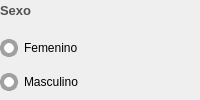
              <widget class="QFrame" name="espacio_sexo">
               <property name="styleSheet">
                <string notr="true">border:none;
background:none;</string>
               </property>
               <layout class="QVBoxLayout" name="espacio_para_input_sexo">
                <property name="spacing">
                 <number>0</number>
                </property>
                <property name="leftMargin">
                 <number>0</number>
                </property>
                <property name="topMargin">
                 <number>0</number>
                </property>
                <property name="rightMargin">
                 <number>0</number>
                </property>
                <property name="bottomMargin">
                 <number>0</number>
                </property>
                <item alignment="Qt::AlignLeft|Qt::AlignTop">
                 <widget class="QLabel" name="label_sexo">
                  <property name="minimumSize">
                   <size>
                    <width>0</width>
                    <height>20</height>
                   </size>
                  </property>
                  <property name="font">
                   <font>
                    <family>Arial</family>
                    <pointsize>10</pointsize>
                    <weight>75</weight>
                    <bold>true</bold>
                   </font>
                  </property>
                  <property name="styleSheet">
                   <string notr="true">QLabel{
	
	color: rgb(80, 80, 80);

	border-color: #ffffff;


}
</string>
                  </property>
                  <property name="text">
                   <string>Sexo</string>
                  </property>
                  <property name="scaledContents">
                   <bool>false</bool>
                  </property>
                 </widget>
                </item>
                <item alignment="Qt::AlignTop">
                 <widget class="QRadioButton" name="input_sexo_femenino">
                  <property name="enabled">
                   <bool>false</bool>
                  </property>
                  <property name="minimumSize">
                   <size>
                    <width>0</width>
                    <height>30</height>
                   </size>
                  </property>
                  <property name="styleSheet">
                   <string notr="true">QRadioButton{

	
	font: 75 10pt &quot;Arial&quot;;
	border-color:#ffffff;

}

/* Estilo para RadioButtons deshabilitados que parezcan habilitados */
QRadioButton:disabled {
    color: palette(text);  /* Mantiene el color de texto normal */
}

QRadioButton::indicator:disabled {
    /* Estilo igual que el indicador normal */
    border: 4px solid #A0A0A0;
    border-radius: 9px;
    background-color: #FFFFFF;
	width: 10px;   /* Tamaño del círculo */
    height:10px;  /* Tamaño del círculo */
	

}

QRadioButton::indicator:checked:disabled {
    border: 5px solid #0078D7;
    background-color: #FFFFFF;
    image: url(:/qss_icons/rc/radio_checked.png);  /* Mantiene el punto de selección */

}</string>
                  </property>
                  <property name="text">
                   <string>Femenino</string>
                  </property>
                  <property name="checkable">
                   <bool>true</bool>
                  </property>
                  <property name="checked">
                   <bool>false</bool>
                  </property>
                 </widget>
                </item>
                <item alignment="Qt::AlignTop">
                 <widget class="QRadioButton" name="input_sexo_masculino">
                  <property name="enabled">
                   <bool>false</bool>
                  </property>
                  <property name="minimumSize">
                   <size>
                    <width>0</width>
                    <height>30</height>
                   </size>
                  </property>
                  <property name="styleSheet">
                   <string notr="true">QRadioButton{

	
	font: 75 10pt &quot;Arial&quot;;
	border-color:#ffffff;

}

/* Estilo para RadioButtons deshabilitados que parezcan habilitados */
QRadioButton:disabled {
    color: palette(text);  /* Mantiene el color de texto normal */
}

QRadioButton::indicator:disabled {
    /* Estilo igual que el indicador normal */
    border: 4px solid #A0A0A0;
    border-radius: 9px;
    background-color: #FFFFFF;
	width: 10px;   /* Tamaño del círculo */
    height:10px;  /* Tamaño del círculo */
	

}

QRadioButton::indicator:checked:disabled {
    border: 5px solid #0078D7;
    background-color: #FFFFFF;
    image: url(:/qss_icons/rc/radio_checked.png);  /* Mantiene el punto de selección */

}</string>
                  </property>
                  <property name="text">
                   <string>Masculino</string>
                  </property>
                  <property name="checkable">
                   <bool>true</bool>
                  </property>
                  <property name="checked">
                   <bool>false</bool>
                  </property>
                 </widget>
                </item>
               </layout>
              </widget>
